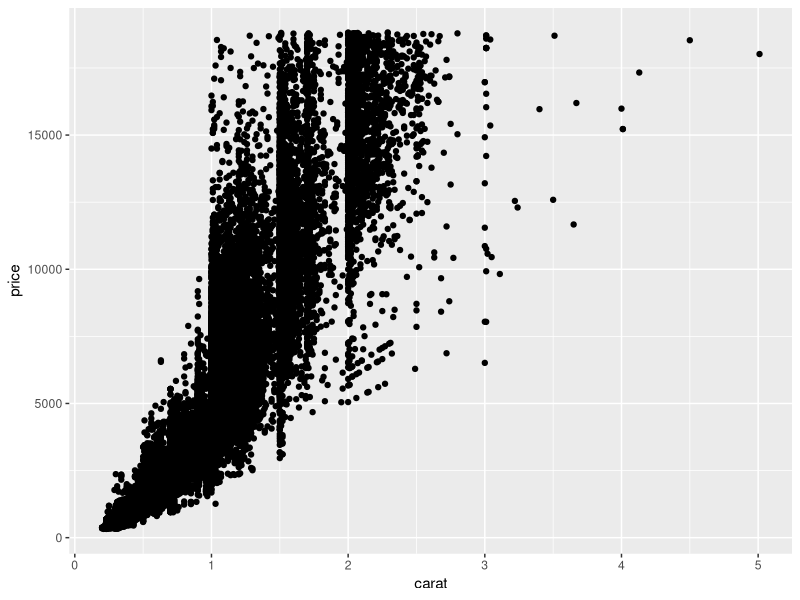
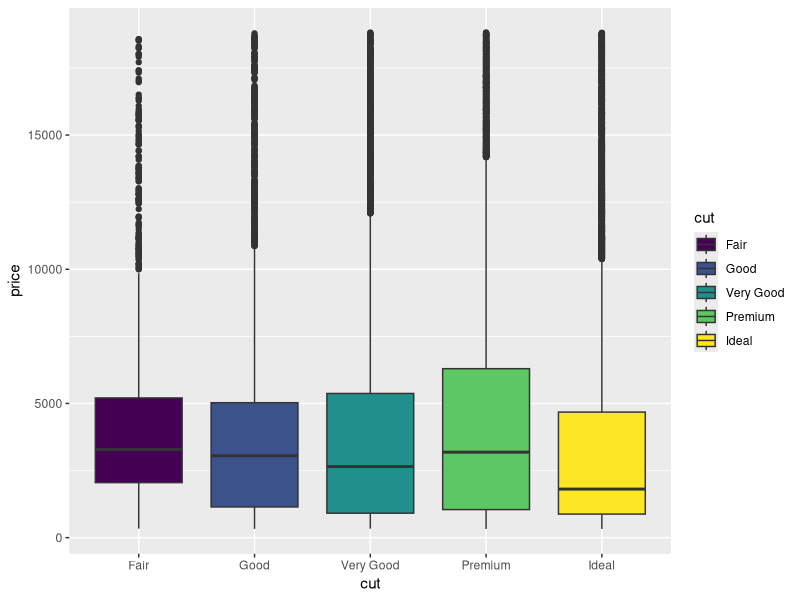
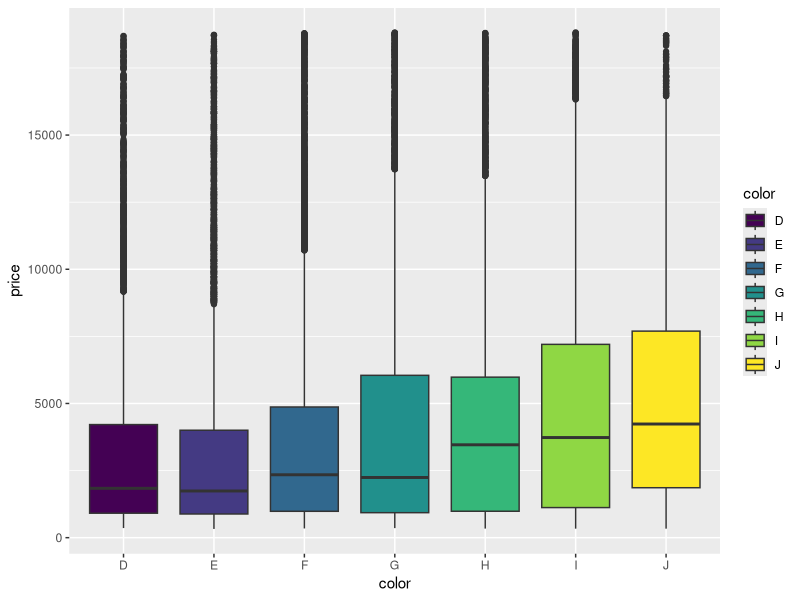
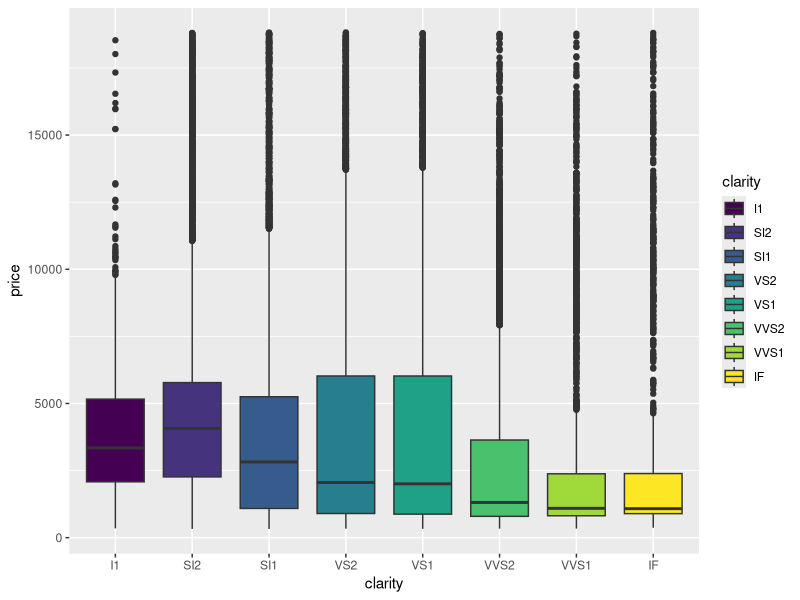
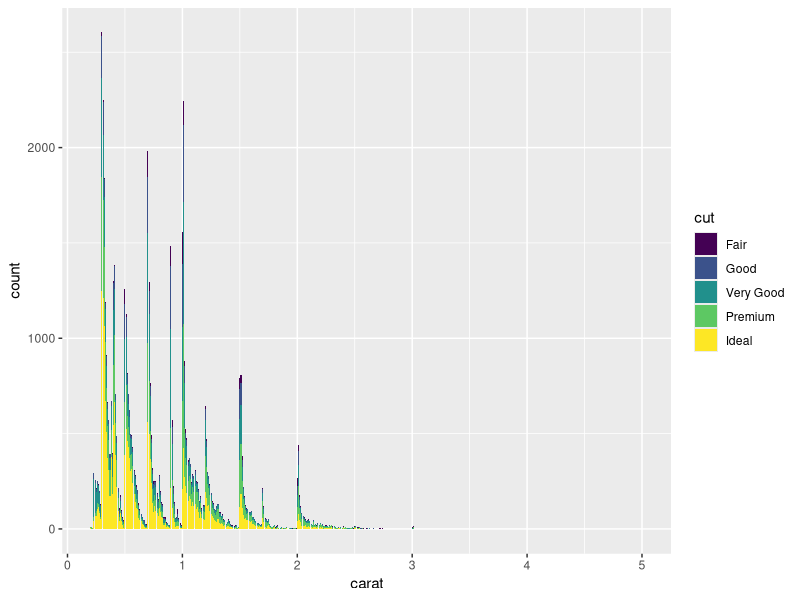
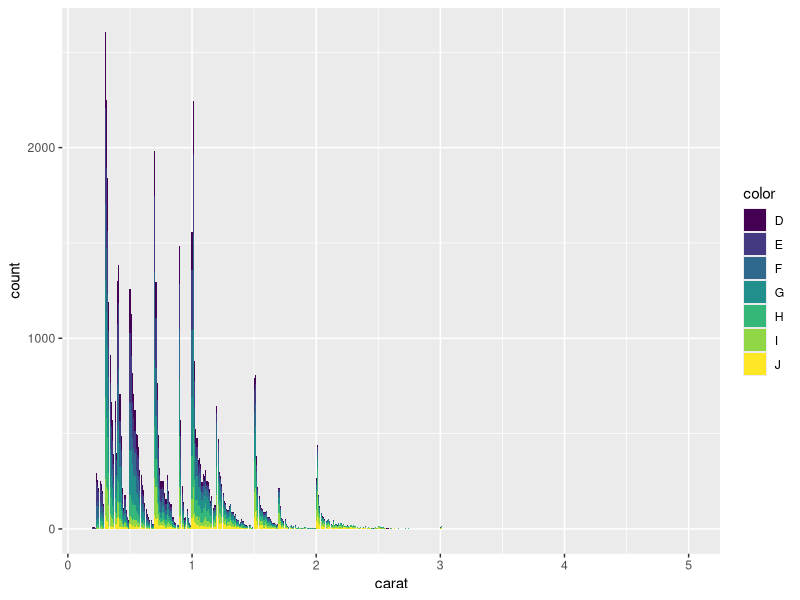
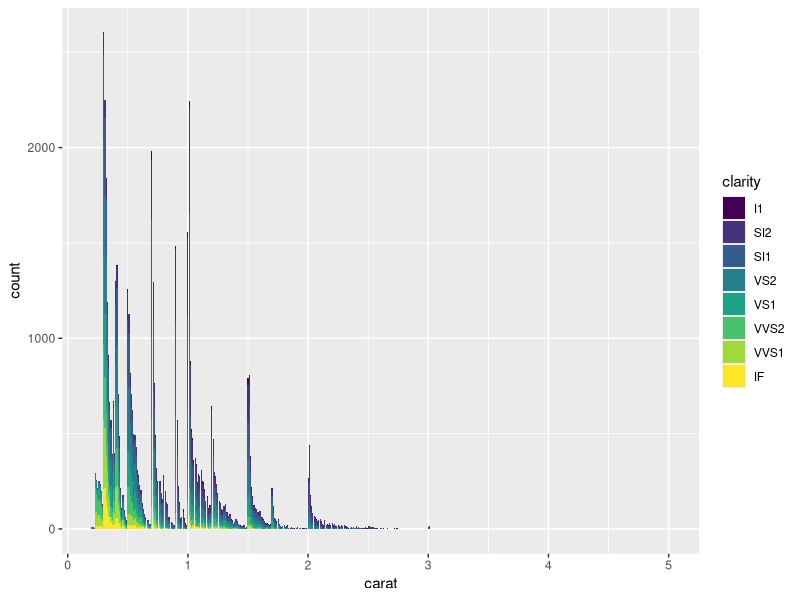
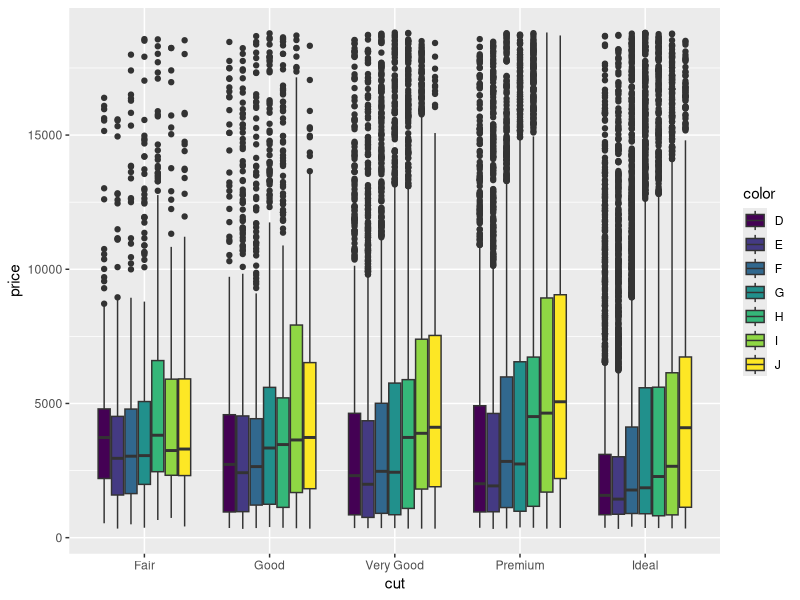

The R source for these figures, in order:
## ---- chunk 1
library(tidyverse)
## ---- chunk 2
ncol(diamonds)
nrow(diamonds)
## ---- chunk 3
ggplot(diamonds) +
    geom_point(aes(x = carat, y = price))
## ---- chunk 4
ggplot(diamonds, aes(x = cut, y = price)) +
    geom_boxplot(aes(fill = cut))
## ---- chunk 5
ggplot(diamonds, aes(x = color, y = price)) +
    geom_boxplot(aes(fill = color))
## ---- chunk 6
ggplot(diamonds, aes(x = clarity, y = price)) +
    geom_boxplot(aes(fill = clarity))
## ---- chunk 7
ggplot(diamonds, aes(x = carat)) +
    geom_bar(aes(fill = cut))
## ---- chunk 8
ggplot(diamonds, aes(x = carat)) +
    geom_bar(aes(fill = color))
## ---- chunk 9
ggplot(diamonds, aes(x = carat)) +
    geom_bar(aes(fill = clarity))
## ---- chunk 10
ggplot(diamonds, aes(x = cut, y = price)) +
    geom_boxplot(aes(fill = color))
## ---- chunk 11
ggplot(diamonds, aes(x = cut, y = price)) +
    geom_boxplot(aes(fill = clarity))
## ---- chunk 12
ggplot(diamonds, aes(x = color, y = price)) +
    geom_boxplot(aes(fill = clarity))
## ---- chunk 13
filter(diamonds, diamonds$clarity == "IF" , diamonds$color == "D")
